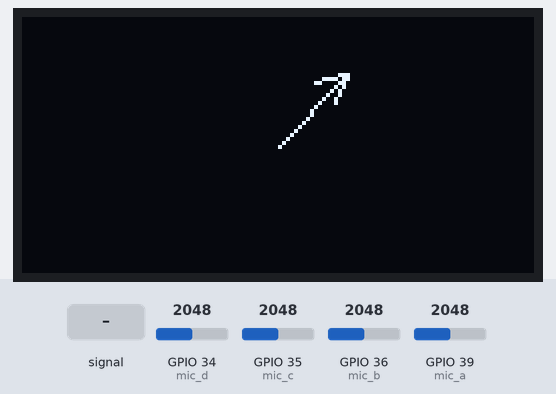
Recording of a program running on a simulated ESP32 board running MicroPython. Shown: 128×64 one-colour display. The test bench sets the inputs (shaded band); at power-on: GPIO 34 (mic_d) = 2048, GPIO 39 (mic_a) = 2048, GPIO 35 (mic_c) = 2048, GPIO 36 (mic_b) = 2048 (analog values on the 0–4095 scale). Library files of the repository ran but are not shown: sh1106.py; what the program prints to the serial console is not drawn.

Above: at 1.3 s.
1.4 s: GPIO 34 (mic_d) fed a 200 Hz sine of ±327 counts around its level
At 1.69 s:
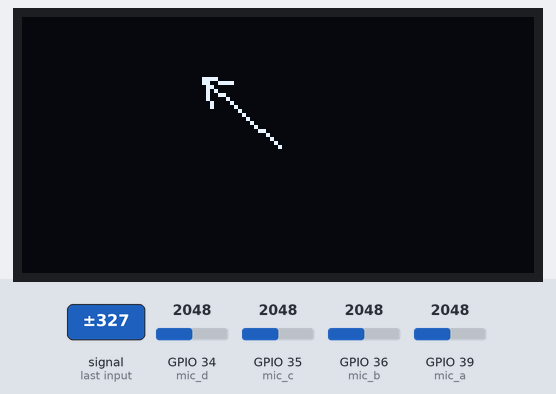
3.3 s: GPIO 39 (mic_a) fed a 200 Hz sine of ±327 counts around its level
At 5.3 s:
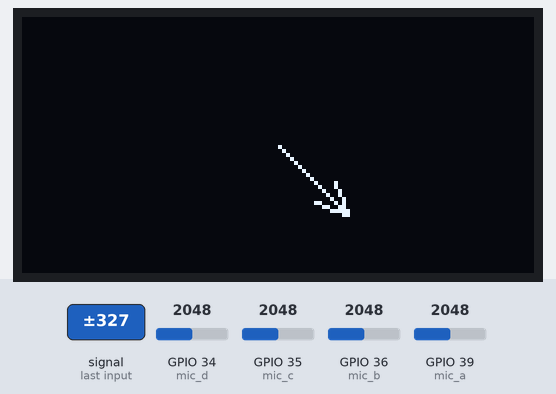
6.1 s: GPIO 35 (mic_c) fed a 1000 Hz sine of ±1023 counts around its level
At 7.3 s:
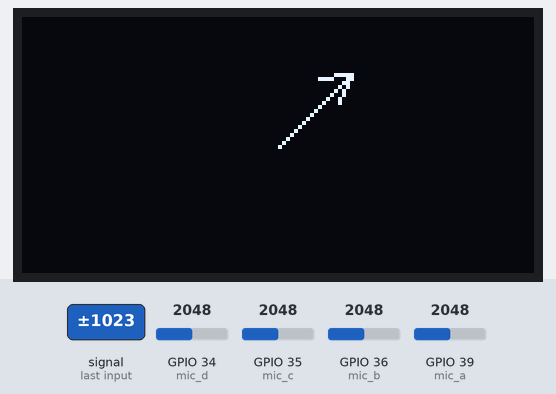
8.2 s: GPIO 36 (mic_b) fed a 200 Hz sine of ±327 counts around its level
At 11.06 s:
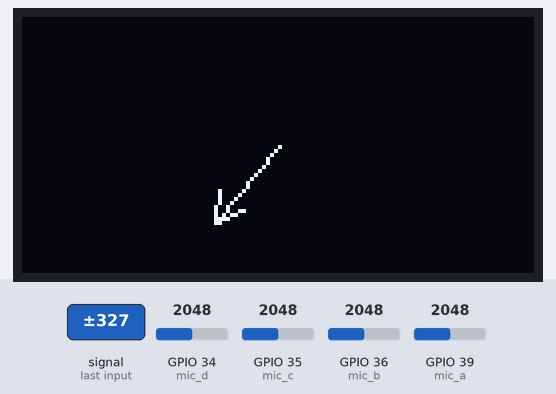
11.2 s: GPIO 34 (mic_d) set to 2866
At 11.69 s:
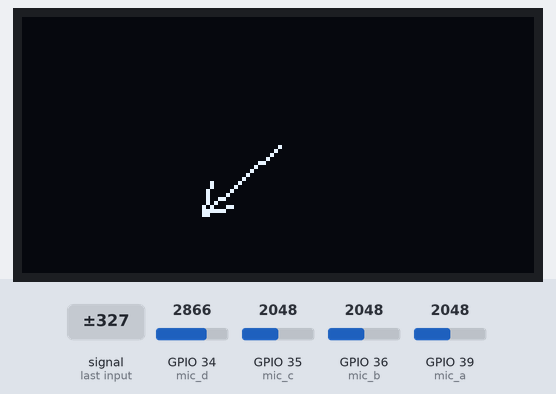
12.9 s: GPIO 39 (mic_a) set to 3972
At 13.6 s:
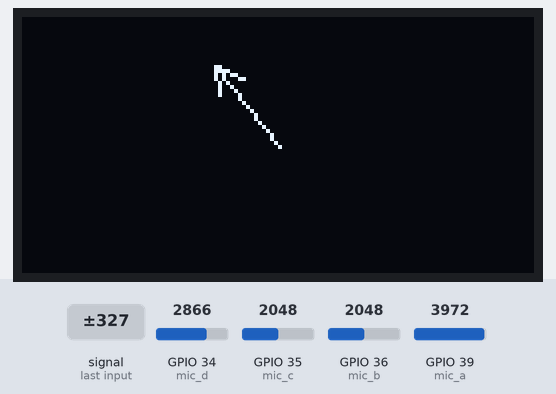
Timing chart, 0 to 15.5 s (numbered marks = the images above; inputs shaded):
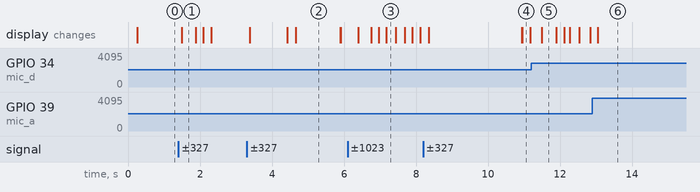

The program:

Iteration1_test_code.py
```python
from machine import Pin, ADC, I2C
import sh1106
import math
import time


# ============================================================
# OLED
# ============================================================

i2c = I2C(
    0,
    scl=Pin(9),
    sda=Pin(8),
    freq=100000
)

oled = sh1106.SH1106(
    128,
    64,
    i2c,
    addr=0x3C
)


# ============================================================
# MICROPHONES
#
# A = GPIO 39 =   0°
# B = GPIO 36 =  90°
# C = GPIO 35 = 180°
# D = GPIO 34 = 270°
# ============================================================

mic_a = ADC(Pin(39))
mic_b = ADC(Pin(36))
mic_c = ADC(Pin(35))
mic_d = ADC(Pin(34))


# Configure ADC range
# 0-3.3V range on ESP32
mic_a.atten(ADC.ATTN_11DB)
mic_b.atten(ADC.ATTN_11DB)
mic_c.atten(ADC.ATTN_11DB)
mic_d.atten(ADC.ATTN_11DB)


SENSOR_ANGLES = {
    'a': 0,
    'b': 90,
    'c': 180,
    'd': 270
}


# ============================================================
# READ MICROPHONES
# ============================================================

def read_mics():

    a = mic_a.read()
    b = mic_b.read()
    c = mic_c.read()
    d = mic_d.read()

    return {
        'a': a,
        'b': b,
        'c': c,
        'd': d
    }


# ============================================================
# FIND TWO LOUDEST MICROPHONES
# ============================================================

def loudest_sensors(readings):

    sorted_sensors = sorted(
        readings.items(),
        key=lambda x: x[1],
        reverse=True
    )

    return sorted_sensors[0], sorted_sensors[1]


# ============================================================
# CALCULATE DIRECTION
# ============================================================

def calculate_direction(sensor_list):

    sensor1 = sensor_list[0][0]
    sensor2 = sensor_list[1][0]

    value1 = sensor_list[0][1]
    value2 = sensor_list[1][1]

    pair = {sensor1, sensor2}


    # A → B
    if pair == {'a', 'b'}:

        low_sensor = 'a'
        high_sensor = 'b'
        start_angle = 0


    # B → C
    elif pair == {'b', 'c'}:

        low_sensor = 'b'
        high_sensor = 'c'
        start_angle = 90


    # C → D
    elif pair == {'c', 'd'}:

        low_sensor = 'c'
        high_sensor = 'd'
        start_angle = 180


    # D → A
    elif pair == {'d', 'a'}:

        low_sensor = 'd'
        high_sensor = 'a'
        start_angle = 270


    else:
        return None


    # Put the readings in the correct order
    if sensor1 == low_sensor:

        low_value = value1
        high_value = value2

    else:

        low_value = value2
        high_value = value1


    total = low_value + high_value

    if total == 0:
        return None


    # Weighted position between the two microphones
    ratio = high_value / total

    direction = start_angle + ratio * 90

    return direction % 360


# ============================================================
# OLED ARROW
#
# 0°   = UP
# 90°  = RIGHT
# 180° = DOWN
# 270° = LEFT
# ============================================================

def draw_arrow(angle):

    oled.fill(0)

    cx = 64
    cy = 32

    length = 25

    radians = math.radians(angle)

    x = int(
        cx + length * math.sin(radians)
    )

    y = int(
        cy - length * math.cos(radians)
    )


    # Main arrow shaft
    oled.line(
        cx,
        cy,
        x,
        y,
        1
    )


    # Arrow head
    head_length = 8
    head_angle = 30

    angle1 = math.radians(
        angle + head_angle
    )

    angle2 = math.radians(
        angle - head_angle
    )


    x1 = int(
        x - head_length * math.sin(angle1)
    )

    y1 = int(
        y + head_length * math.cos(angle1)
    )


    x2 = int(
        x - head_length * math.sin(angle2)
    )

    y2 = int(
        y + head_length * math.cos(angle2)
    )


    oled.line(
        x,
        y,
        x1,
        y1,
        1
    )

    oled.line(
        x,
        y,
        x2,
        y2,
        1
    )


    # Center point
    oled.pixel(
        cx,
        cy,
        1
    )

    oled.show()


# ============================================================
# MAIN LOOP
# ============================================================

while True:

    # Read all four microphones
    readings = read_mics()


    # Get two strongest microphones
    loudest = loudest_sensors(readings)


    # Calculate direction
    direction = calculate_direction(loudest)


    # Display direction if valid
    if direction is not None:

        draw_arrow(direction)


    # Serial output for debugging
    print(
        "A:", readings['a'],
        "B:", readings['b'],
        "C:", readings['c'],
        "D:", readings['d'],
        "| Loudest:", loudest,
        "| Direction:", direction
    )


    time.sleep_ms(100)
```

Measured:
- after the input at 1.4 s, the display: changes after 0.09 s (image 1)
- what the display in image 2 shows lasts 1.2 s, from 4.7 s to 5.9 s
- what the display in image 5 shows lasts 0.4 s, from 11.5 s to 11.9 s
